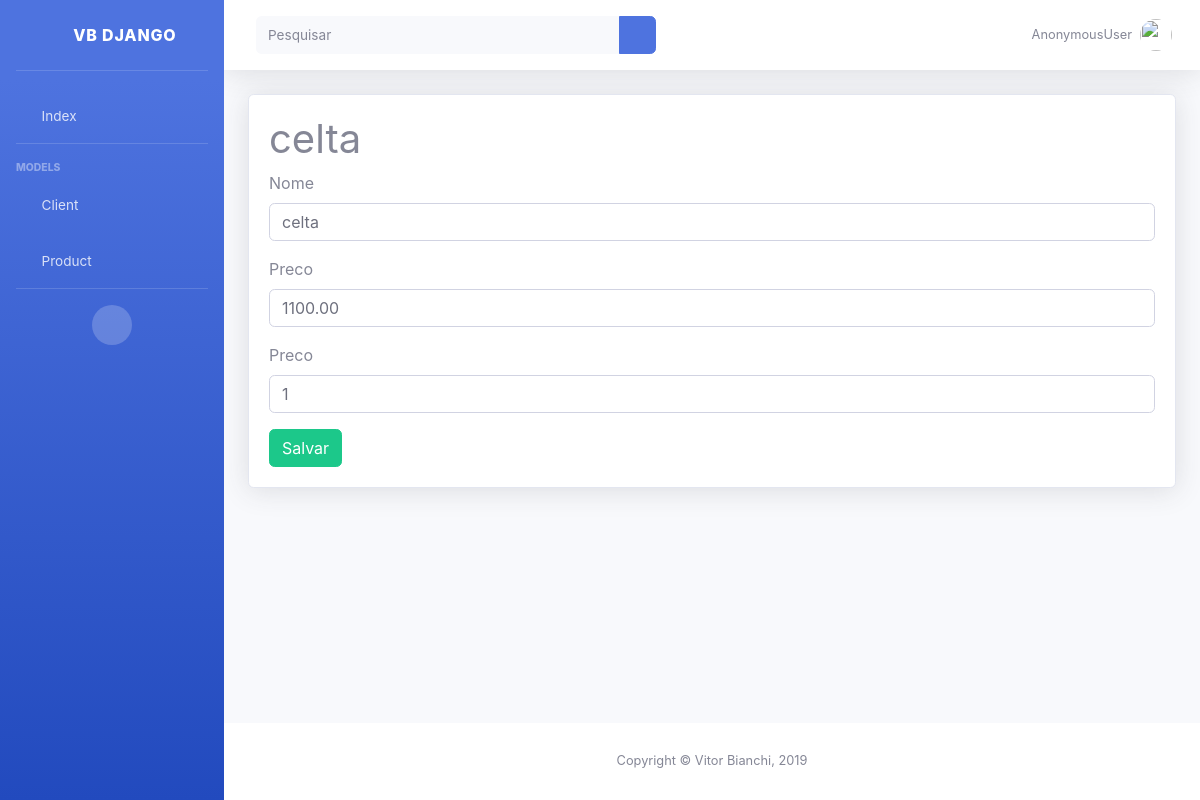
The app's page /product/2 with its own data.
### core/models.py (models this page shows)
class Product(models.Model):
    nome  = models.CharField('Nome', max_length=100)
    preco = models.DecimalField('Preço', decimal_places=2, max_digits=10)
    estoque = models.IntegerField('Quantidade em Estoque')
    def __str__(self):
        return self.nome

### core/views.py (the view)
# urls.py: path('product/<int:id>', product, name="product")
def product(request, id):
    query = get_object_or_404(Product, id=id)
    context = {
        'product': query
    }
    return render(request, 'product.html', context)

### core/templates/product.html (shortened to what this page needs)
{% load static %}
<!DOCTYPE html>
<html lang="pt-br">
<head>
    <link rel="stylesheet" href="{% static 'vendor/fontawesome-free/css/all.min.css' %}">
    <link rel="stylesheet" href="{% static 'css/style.css' %}">
</head>
<body id="page-top">
    <div id="wrapper">
        <ul class="navbar-nav bg-gradient-primary sidebar sidebar-dark accordion" id="accordionSidebar">
            <a class="sidebar-brand d-flex align-items-center justify-content-center" href="index.html">
                <div class="sidebar-brand-icon rotate-n-15">
                    <i class="fas fa-laugh-wink"></i>
                </div>
                <div class="sidebar-brand-text mx-3"> VB Django </div>
            </a>
            <hr class="sidebar-divider">
            <li class="nav-item">
                <a class="nav-link" href="{% url 'index' %}">
                    <i class="fas fa-fw fa-tachometer-alt"></i>
                    <span>Index</span>
                </a>
            </li>
            <hr class="sidebar-divider">
            <div class="sidebar-heading">
                Models
            </div>
            <li class="nav-item">
                <a class="nav-link" href="#">
                    <i class="fas fa-fw fa-cog"></i>
                    <span>Client</span>
                </a>
            </li>
            <li class="nav-item">
                <a class="nav-link" href="#">
                    <i class="fas fa-fw fa-wrench"></i>
                    <span>Product</span>
                </a>
            </li>
            <hr class="sidebar-divider d-none d-md-block">
            <div class="text-center d-none d-md-inline">
                <button class="rounded-circle border-0" id="sidebarToggle"></button>
            </div>
        </ul>
        <div id="content-wrapper" class="d-flex flex-column">
            <div id="content">
                <nav class="navbar navbar-expand navbar-light bg-white topbar mb-4 static-top shadow">
                    <form class="d-none d-sm-inline-block form-inline mr-auto ml-md-3 my-2 my-md-0 mw-100 navbar-search">
                        <div class="input-group">
                            <input type="text" class="form-control bg-light border-0 small" placeholder="Pesquisar" aria-label="Search" aria-describedby="basic-addon2">
                            <div class="input-group-append">
                                <button class="btn btn-primary" type="button">
                                    <i class="fas fa-search fa-sm"></i>
                                </button>
                            </div>
                        </div>
                    </form>
                    <ul class="navbar-nav ml-auto">
                        <li class="nav-item dropdown no-arrow">
                            <a class="nav-link" href="#" id="userDropdown" role="button" data-toggle="dropdown" aria-haspopup="true" aria-expanded="false">
                                <span class="mr-2 d-none d-lg-inline text-gray-600 small">{{ user }}</span>
                                <img class="img-profile rounded-circle" src="https://source.unsplash.com/QAB-WJcbgJk/60x60">
                            </a>
                        </li>
                    </ul>
                </nav>
                <div class="container-fluid">
                    <div class="card shadow mb-4">
                        <div class="card-body">
                            <h1>{{ product }}</h1>
                            <form>
                                <div class="form-group">
                                    <label for="nomeproduto">Nome</label>
                                    <input type="text" class="form-control" id="nomeproduto" value="{{ product }}" >
                                </div>
                                <div class="form-group">
                                    <label for="precoproduto">Preco</label>
                                    <input type="text" class="form-control" id="precoproduto" value="{{ product.preco }}">
                                </div>
                                <div class="form-group">
                                    <label for="precoproduto">Preco</label>
                                    <input type="text" class="form-control" id="precoproduto" value="{{ product.estoque }}">
                                </div>
                                <div class="row">
                                    <div class="col align-left">
                                        <button type="submit" class="btn btn-success">Salvar</button>
                                    </div>
                                </div>
                              </form>
                        </div>
                    </div>
                </div>
            </div>
            <footer class="sticky-footer bg-white">
                <div class="container my-auto">
                    <div class="copyright text-center my-auto">
                        <span>Copyright &copy; Vitor Bianchi, 2019</span>
                    </div>
                </div>
            </footer>
        </div>
    </div>
</body>
</html>

### records on screen
Product: nome "celta", preco "1100.00", estoque "1"

### other values on screen
{{ user }} "AnonymousUser"
